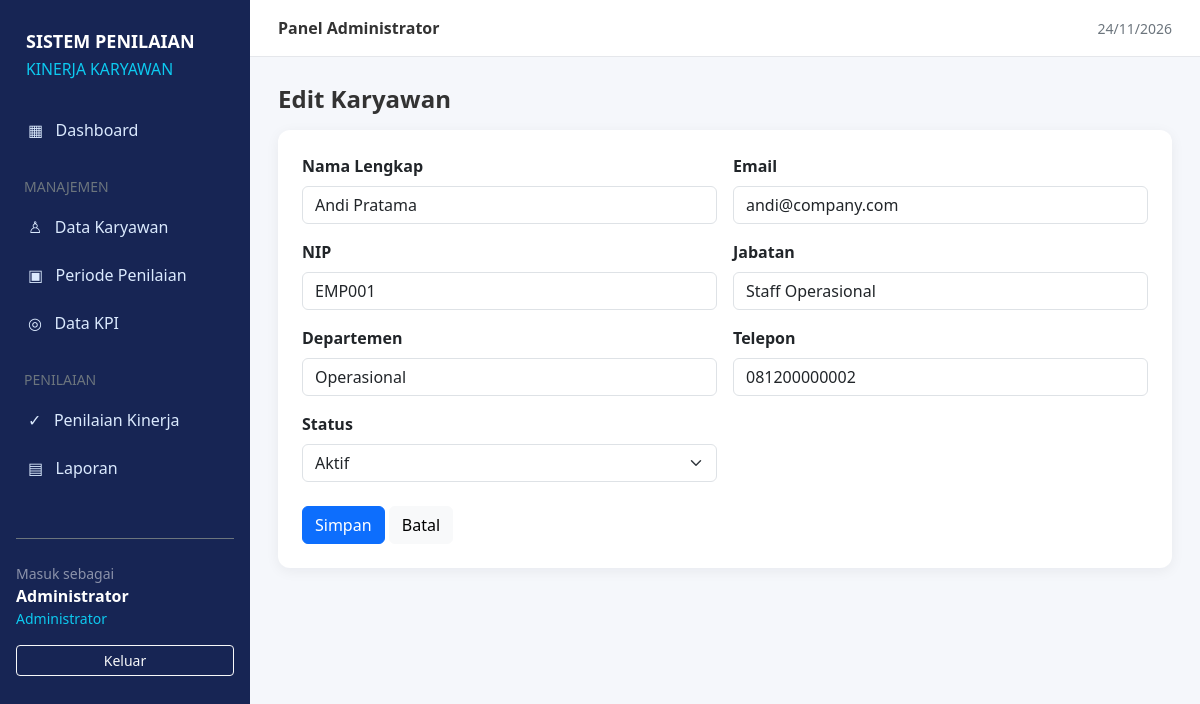
The page /index.php?page=employee-form&id=2 (signed in) on the database its author committed.
### tables this page shows
CREATE TABLE IF NOT EXISTS users (
  id BIGINT UNSIGNED AUTO_INCREMENT PRIMARY KEY,
  name VARCHAR(255) NOT NULL,
  email VARCHAR(255) NOT NULL UNIQUE,
  email_verified_at TIMESTAMP NULL,
  password VARCHAR(255) NOT NULL,
  role VARCHAR(20) NOT NULL DEFAULT 'employee',
  employee_number VARCHAR(50) NULL UNIQUE,
  position VARCHAR(100) NULL,
  department VARCHAR(100) NULL,
  phone VARCHAR(30) NULL,
  status VARCHAR(20) NOT NULL DEFAULT 'active',
  remember_token VARCHAR(100) NULL,
  created_at TIMESTAMP NULL DEFAULT CURRENT_TIMESTAMP,
  updated_at TIMESTAMP NULL DEFAULT CURRENT_TIMESTAMP ON UPDATE CURRENT_TIMESTAMP,
  INDEX idx_users_role (role)
);

### models/helpers.php (called while the page is built, shortened)
<?php
function e($value): string
{
    return htmlspecialchars((string)($value ?? ''), ENT_QUOTES, 'UTF-8');
}
function bindQueryParams(mysqli_stmt $stmt, array $params): void
{
    $types = '';
    foreach ($params as $value) {
        $types .= is_int($value) ? 'i' : (is_float($value) ? 'd' : 's');
    }
    $values = [];
    foreach ($params as $index => $value) {
        $values[$index] = $params[$index];
    }
    $arguments = [$types];
    foreach ($values as $index => &$value) {
        $arguments[] = &$value;
    }
    call_user_func_array([$stmt, 'bind_param'], $arguments);
}
function queryAll(string $sql, array $params = []): array
{
    global $koneksi;
    if ($params) {
        $stmt = $koneksi->prepare($sql);
        bindQueryParams($stmt, $params);
        $stmt->execute();
        $result = $stmt->get_result();
        $rows = $result->fetch_all(MYSQLI_ASSOC);
        return $rows;
    }
    $result = $koneksi->query($sql);
    return $result->fetch_all(MYSQLI_ASSOC);
}
function queryOne(string $sql, array $params = []): ?array
{
    $rows = queryAll($sql, $params);
    return $rows[0] ?? null;
}
function url(string $page = 'dashboard', array $params = []): string
{
    return 'index.php?' . http_build_query(array_merge(['page' => $page], $params));
}

### views/admin/employee-form.php (the view, shortened to what this page needs)
<?php $r = $data['row']; ?><h4 class="fw-bold mb-3"><?= $r ? 'Edit' : 'Tambah' ?> Karyawan</h4>
<div class="card p-4">
    <form method="post"><input type="hidden" name="_csrf" value="<?= csrf() ?>"><input type="hidden" name="action"
        <div class="row g-3">
            <div class="col-md-6"><label class="form-label">Nama Lengkap</label><input class="form-control" name="name"
                    required value="<?= e($r['name'] ?? '') ?>"></div>
            <div class="col-md-6"><label class="form-label">Email</label><input type="email" class="form-control"
                    name="email" required value="<?= e($r['email'] ?? '') ?>"></div><?php if (!$r): ?><div
                        class="form-control" name="password" minlength="8" required></div><?php endif; ?><div
                class="col-md-6"><label class="form-label">NIP</label><input class="form-control" name="employee_number"
                    value="<?= e($r['employee_number'] ?? '') ?>"></div>
            <div class="col-md-6"><label class="form-label">Jabatan</label><input class="form-control" name="position"
                    value="<?= e($r['position'] ?? '') ?>"></div>
            <div class="col-md-6"><label class="form-label">Departemen</label><input class="form-control"
                    name="department" value="<?= e($r['department'] ?? '') ?>"></div>
            <div class="col-md-6"><label class="form-label">Telepon</label><input class="form-control" name="phone"
                    value="<?= e($r['phone'] ?? '') ?>"></div>
            <div class="col-md-6"><label class="form-label">Status</label><select class="form-select" name="status">
                    <option value="active" <?= ($r['status'] ?? 'active') === 'active' ? 'selected' : '' ?>>Aktif</option>
                </select></div>
        </div>
        <div class="mt-4"><button class="btn btn-primary">Simpan</button> <a class="btn btn-light"
                href="<?= url('employees') ?>">Batal</a></div>
    </form>
</div>

### public/css/custom.css (style rules this page uses)
* { margin: 0; padding: 0; box-sizing: border-box; }
body { font-family: 'Segoe UI', sans-serif; background-color: #f5f7fb; color: #333; }

### views/layouts/header.php (style rules this page uses)
.card { border: 0; box-shadow: 0 3px 14px rgba(15, 23, 42, .06); border-radius: 12px }
.form-label { font-weight: 600 }

### rows shown on the page
users: name "Andi Pratama", email "andi@company.com", employee_number "EMP001", position "Staff Operasional", department "Operasional", phone "081200000002", status "Aktif"

### other values the page prints
$user['name'] "Administrator"
